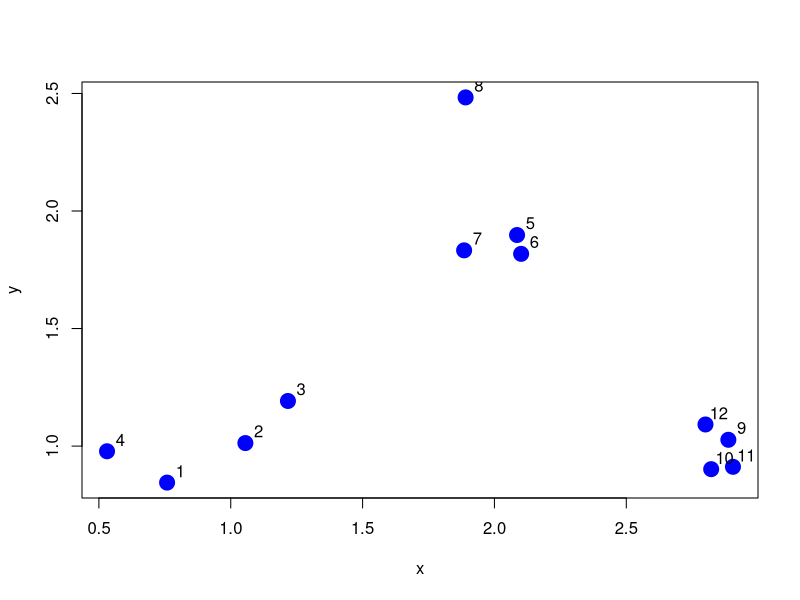
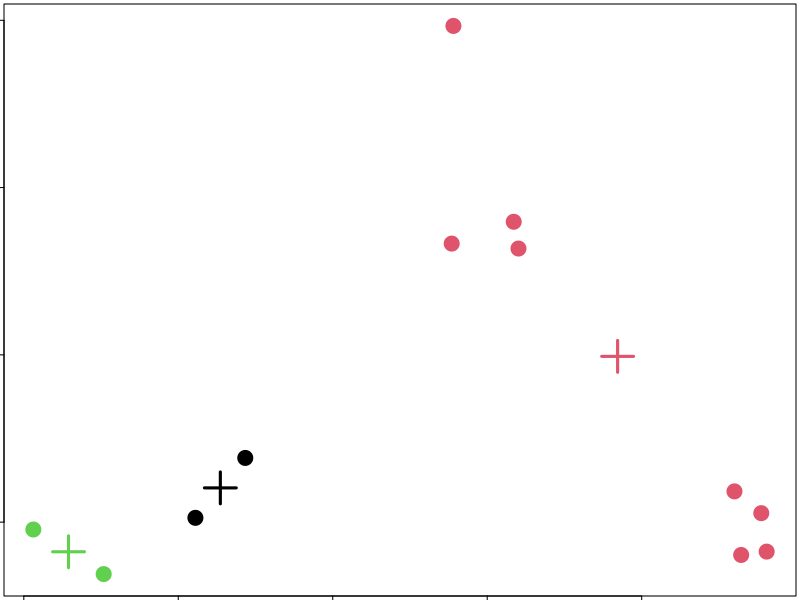
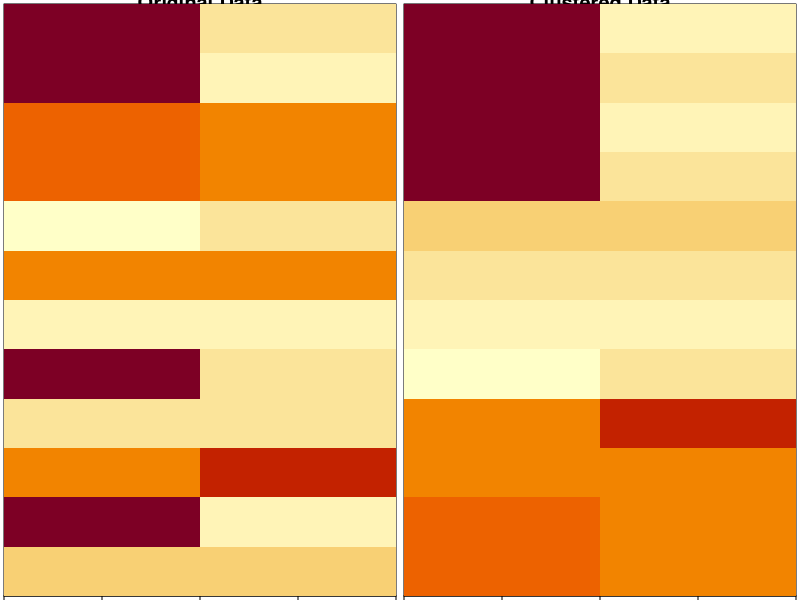

Generate these figures, in order, with R:
## ---- chunk 1
knitr::opts_chunk$set(echo = TRUE)
## ---- chunk 2
set.seed(1234) # setting seed for confirming repeatabity of data
x <- rnorm(12, mean = rep(1:3, each = 4), sd = 0.2)
y <- rnorm(12, mean = rep(c(1, 2, 1), each = 4), sd = 0.2)

# scatterplot for random data
plot(x, y, col = "blue", pch = 19, cex = 2) 
text(x + 0.05, y + 0.05, labels = as.character(1:12))
## ---- chunk 3
dataFrame <- data.frame(x, y)
kmeansObj <- kmeans(dataFrame, centers = 3)
names(kmeansObj)

# Clusters:
kmeansObj$cluster
## ---- chunk 4
par(mar = rep(0.2, 4))
plot(x, y, col = kmeansObj$cluster, pch = 19, cex = 2)
points(kmeansObj$centers, col = 1:3, pch = 3, cex = 3, lwd =3)
## ---- chunk 5
set.seed(1234)
dataMatrix <- as.matrix(dataFrame)[sample(1:12), ]
kmeansObj <- kmeans(dataMatrix, centers = 3)

# Getting images for heatmap plots
par(mfrow = c(1, 2))
image(t(dataMatrix)[, nrow(dataMatrix):1], yaxt = "n", main = "Original Data")
image(t(dataMatrix)[, order(kmeansObj$cluster)], yaxt = "n", main = "Clustered Data")
